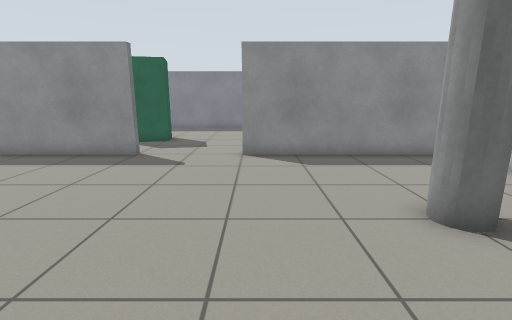
view 1 (above)

19 first-person views from a walk through a robot-simulator world made for Gazebo. The camera is 1 m above the floor, tilts 12° down and sees 85° across. The floor is counted in squares, 0.5 m on a side. Each view is taken from the middle of a square. On the plan, view 1 faces up. The plan holds only what a view shows up to about 17 squares ahead; the rest is blank. Some surface patterns are stand-ins.

view 2
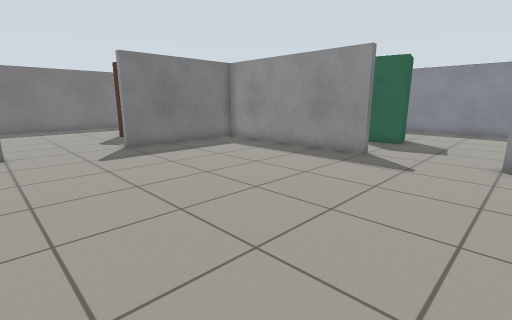

view 3
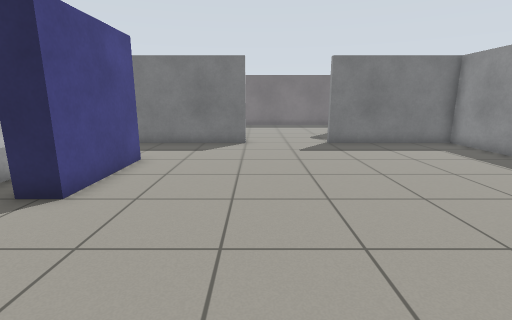

view 4
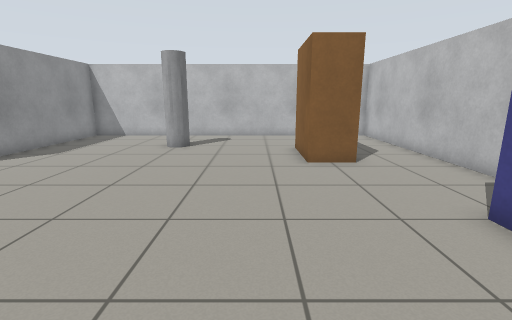

view 5
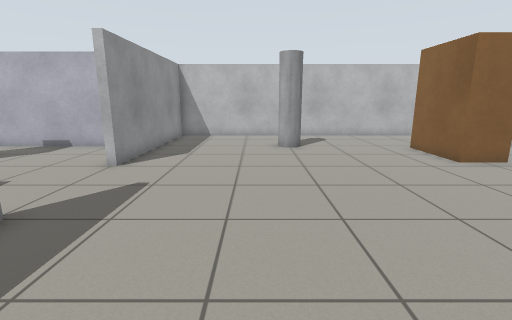

view 6
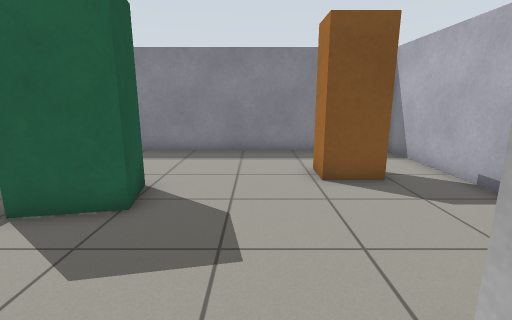

view 7
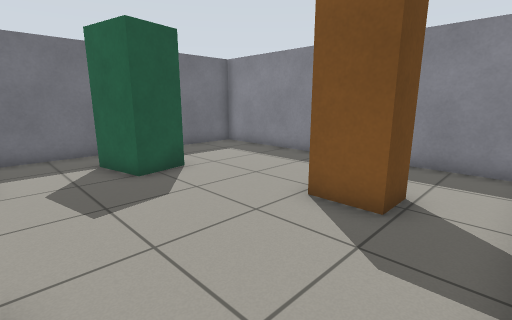

view 8
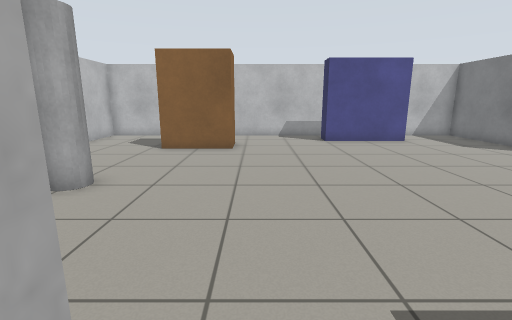

view 9
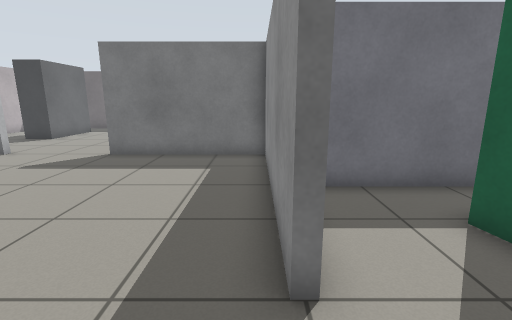

view 10
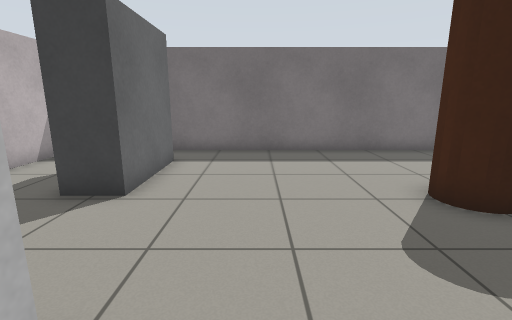

view 11
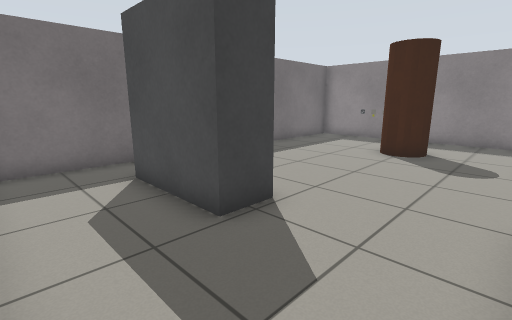

view 12
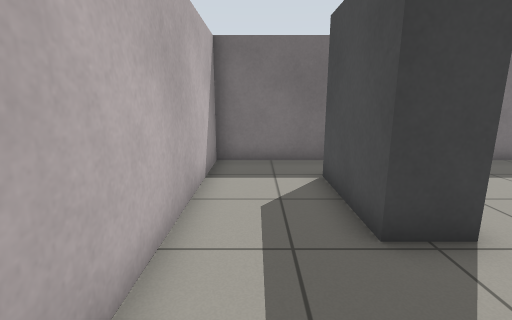

view 13
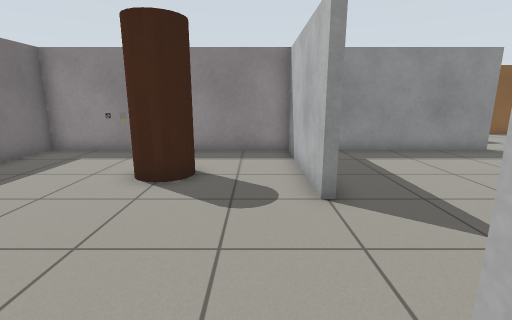

view 14
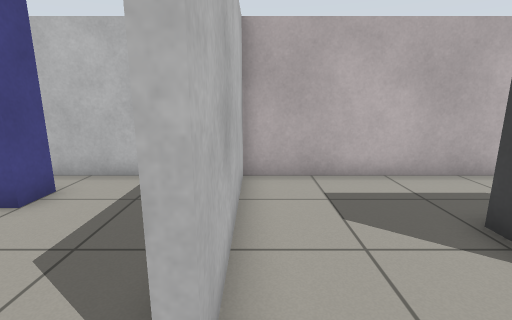

view 15
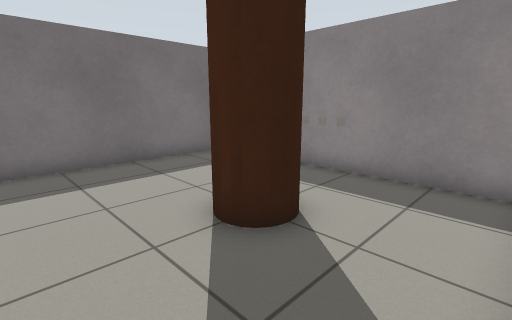

view 16
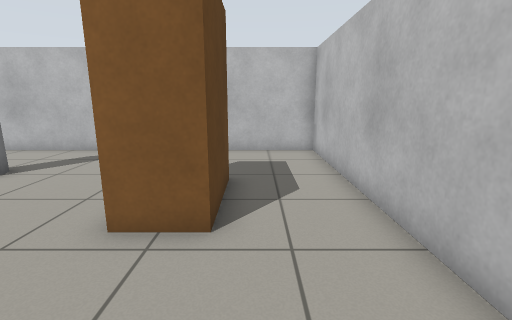

view 17
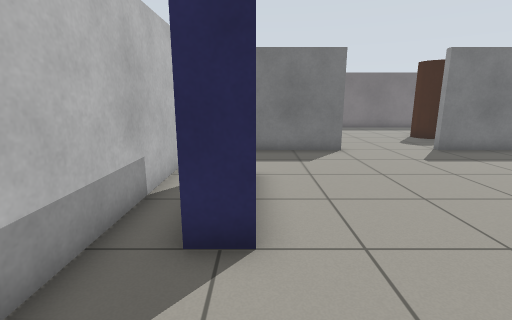

view 18
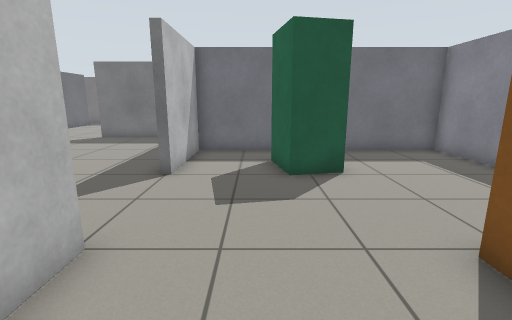

view 19
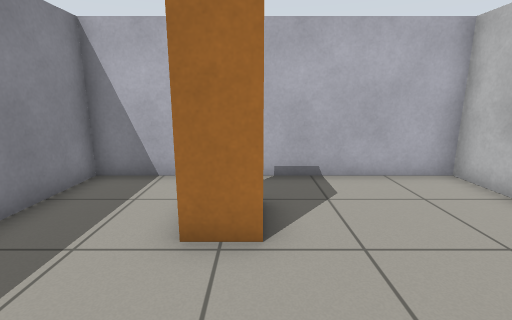

### Floor plan
Ten units are one square. View 1 is at (0, 0); x grows to the right and y downward. Boxes are objects, and circles mark ways between rooms. Rooms are numbered by the first view taken in them; rooms with no view inside come last. Other rooms are left out.
<svg viewBox="-228 -209 306 267">
<path fill="none" stroke="#000" d="M-85 40 -85 30 -45 30 -45 40M-45 -107 -45 -104 -123 -104 -123 -45M-123 -5 -123 53 73 53 73 -104 -5 -104M-5 -104 -5 -107 34 -107 34 -204 -83 -204 -83 -107 -45 -107M-123 -45 -126 -45 -126 -104 -223 -104 -223 53 -126 53 -126 -5 -123 -5"/>
<rect x="-5" y="5" width="40" height="20" fill="#bbb"><title>cabinet</title></rect>
<rect x="25" y="-55" width="20" height="20" fill="#bbb"><title>pillar</title></rect>
<rect x="-65" y="-155" width="20" height="20" fill="#bbb"><title>green box</title></rect>
<rect x="-5" y="-175" width="20" height="20" fill="#bbb"><title>orange box</title></rect>
<rect x="-205" y="5" width="40" height="20" fill="#bbb"><title>grey box</title></rect>
<rect x="-175" y="-75" width="20" height="20" fill="#bbb"><title>brown cylinder</title></rect>
<circle cx="-25" cy="-100" r="3" fill="#2a7"/>
<circle cx="-120" cy="-25" r="3" fill="#2a7"/>
<text x="-20" y="-20">1</text>
<text x="-30" y="-160">2</text>
<text x="-170" y="-30">3</text>
</svg>
Room 1 opens to room 2. Room 1 opens to room 3.

Where each view was taken, in squares from view 1:
view 1: 0 up, 0 right, facing up
view 2: 0 up, 0 right, facing up-left
view 3: 1 up, 1 right, facing left
view 4: 1 up, 9 left, facing right
view 5: 6 up, 9 left, facing right
view 6: 9 up, 2 left, facing up
view 7: 11 up, 3 right, facing up-left
view 8: 11 up, 1 left, facing down
view 9: 10 up, 2 left, facing left
view 10: 2 up, 11 left, facing left
view 11: 5 down, 13 left, facing up-left
view 12: 4 down, 13 left, facing left
view 13: 1 down, 14 left, facing up
view 14: 2 up, 13 left, facing down
view 15: 3 up, 13 left, facing up-left
view 16: 3 down, 4 left, facing right
view 17: 3 down, 1 left, facing left
view 18: 13 up, 3 right, facing left
view 19: 16 up, 4 left, facing right
